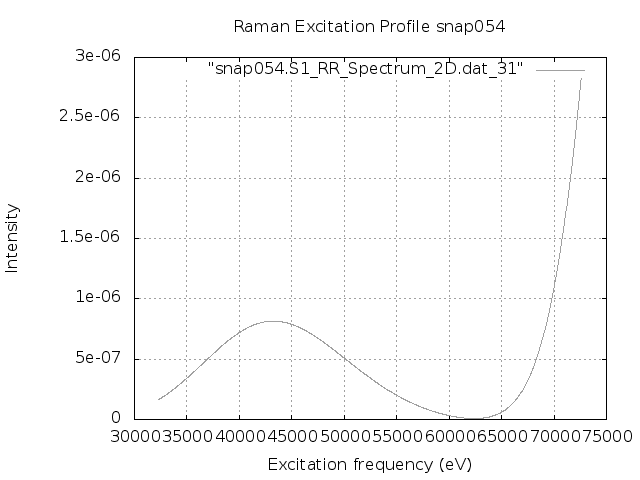

Write the gnuplot code that produced this figure.
set terminal png
set output "snap054.S1.REP.png"
set xlabel 'Excitation frequency (eV)'
set ylabel 'Intensity'
set title "Raman Excitation Profile snap054"
set grid
set autoscale
plot "snap054.S1_RR_Spectrum_2D.dat_31" with lines lc "blue"
exit
